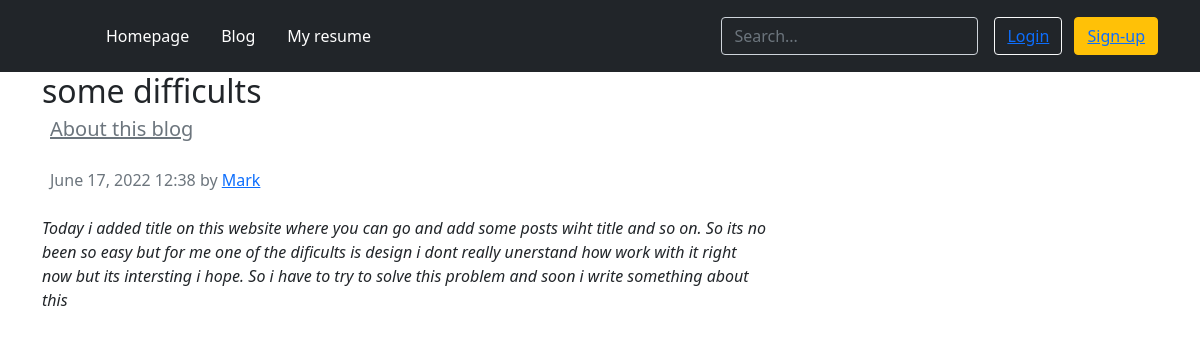
The page /post/difficults/ on the database its author committed.
### blog/models.py (models this page shows, shortened)
class Blog(models.Model):
    title = models.CharField(max_length=255)
    slug = models.SlugField(max_length=255, unique=True, db_index=True, verbose_name='URL')
    content = models.TextField()
    time_create = models.DateTimeField(auto_now_add=True)
    time_update = models.DateTimeField(auto_now=True)
    is_published = models.BooleanField(default=True)
    cat = models.ForeignKey('Category', on_delete=models.PROTECT)
    def __str__(self):
        return self.title

class Category(models.Model):
    name = models.CharField(max_length=100, db_index=True, verbose_name='Category')
    slug = models.SlugField(max_length=255, unique=True, db_index=True, verbose_name='URL')
    def __str__(self):
        return self.name
    class Meta:
        ordering = ['id']

### blog/views.py (the view)
# urls.py: path('post/<slug:post_slug>/', Showpost.as_view(), name='post'),
class Showpost(DataMixin, DetailView):
    model = Blog
    template_name = 'blog/post.html'
    slug_url_kwarg = 'post_slug'
    context_object_name = 'post'
    def get_context_data(self, *, object_list=None, **kwargs):
        context = super().get_context_data(**kwargs)
        c_def = self.get_user_context(title=context['post'])
        return dict(list(context.items()) + list(c_def.items()))

### blog/utils.py (called while the page is built)
    def get_user_context(self, **kwargs):
        context = kwargs
        cats = Category.objects.annotate(Count('blog'))
        user_menu = menu.copy()
        if not self.request.user.is_authenticated:
            user_menu.pop(2)
        context['menu'] = user_menu
        context['cats'] = cats
        if 'cat_selected' not in context:
            context['cat_selected'] = 0
        return context

### blog/templates/blog/post.html (shortened to what this page needs)
{% extends 'blog/base.html' %}
{% block content %}
<main class="container">
        <div class="row g-5">
            <div class="col-md-8">
                <article class="blog-post">
                    <h2 class="blog-post-title mb-1">{{ post.title }}</h2>
                    <blockquote class="blockquote">
                    <p><a class="p-2 link-secondary" href="{% url 'category' post.cat.slug %}">{{ post.cat }}</a></p>
                    </blockquote>
                    <p class="p-2 link-secondary">{{ post.time_create | date:'F d, Y H:i'}} by <a href="#">Mark</a></p>
                    <p><em>{{ post.content }}</em></p>
                </article>
            </div>
        </div>
</main>
{% endblock %}

### rows shown on the page
Blog: title "some difficults", cat "About this blog", time_create "June 17, 2022 12:38", content "Today i added title on this website where you can go and add some posts wiht title and so on. So its no been so easy but for me one of the dificults is design i dont really unerstand how work with it right now but its intersting i hope. So i have to try to solve this problem and soon i write something about this"

### other values the page prints
{{ m.title }} "Homepage" "Blog" "My resume"
